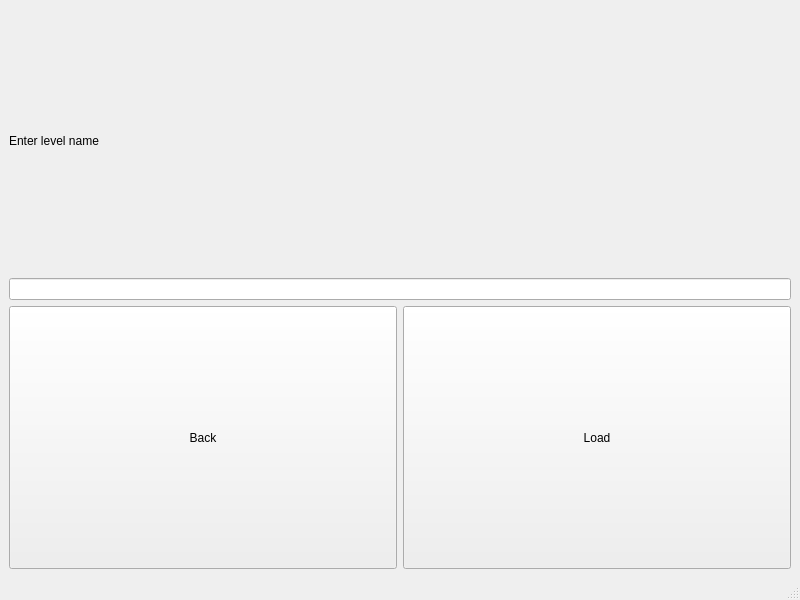
<?xml version="1.0" encoding="UTF-8"?>
<ui version="4.0">
 <class>levelChoiceWindow</class>
 <widget class="QMainWindow" name="levelChoiceWindow">
  <property name="geometry">
   <rect>
    <x>0</x>
    <y>0</y>
    <width>800</width>
    <height>600</height>
   </rect>
  </property>
  <property name="windowTitle">
   <string>MainWindow</string>
  </property>
  <widget class="QWidget" name="centralwidget">
   <layout class="QVBoxLayout" name="verticalLayout">
    <item>
     <widget class="QLabel" name="label">
      <property name="text">
       <string>Enter level name</string>
      </property>
     </widget>
    </item>
    <item>
     <widget class="QLineEdit" name="lineEdit"/>
    </item>
    <item>
     <layout class="QHBoxLayout" name="horizontalLayout">
      <item>
       <widget class="QPushButton" name="backButton">
        <property name="sizePolicy">
         <sizepolicy hsizetype="Preferred" vsizetype="Minimum">
          <horstretch>0</horstretch>
          <verstretch>0</verstretch>
         </sizepolicy>
        </property>
        <property name="text">
         <string>Back</string>
        </property>
       </widget>
      </item>
      <item>
       <widget class="QPushButton" name="loadButton">
        <property name="sizePolicy">
         <sizepolicy hsizetype="Preferred" vsizetype="Minimum">
          <horstretch>0</horstretch>
          <verstretch>0</verstretch>
         </sizepolicy>
        </property>
        <property name="text">
         <string>Load</string>
        </property>
       </widget>
      </item>
     </layout>
    </item>
   </layout>
  </widget>
  <widget class="QMenuBar" name="menubar">
   <property name="geometry">
    <rect>
     <x>0</x>
     <y>0</y>
     <width>800</width>
     <height>17</height>
    </rect>
   </property>
  </widget>
  <widget class="QStatusBar" name="statusbar"/>
 </widget>
 <resources/>
 <connections/>
</ui>
